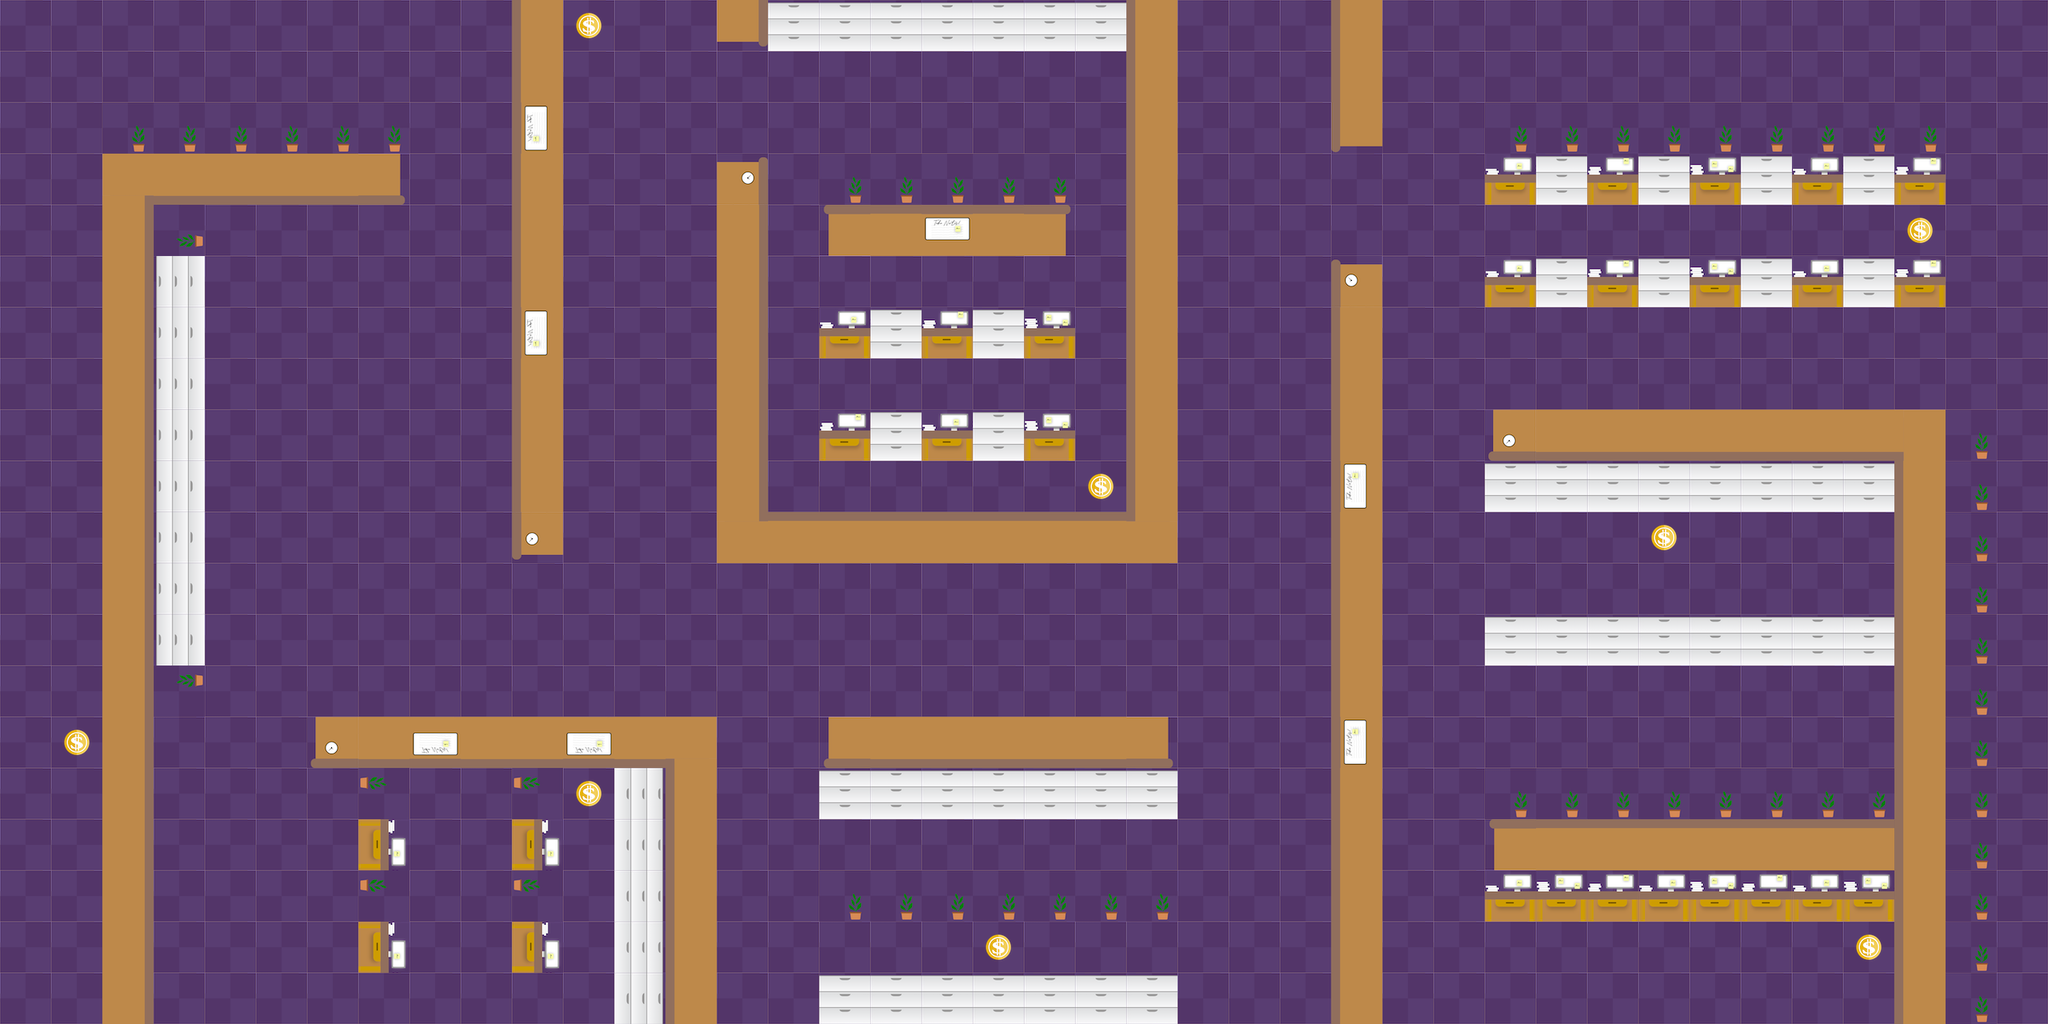

Tiled map render using the project's own tile images. Description and the map definition, with tile-layer contents summarised, below:
An orthogonal 40x20 tile map with 64x64 px tiles, 3 tile layers (backgroundLayer, collideLayer, coinLayer), 4 tilesets and 9 objects (startPoint, endPoint, Boss1, Boss2, Boss3, ...).

<map version="1.4" tiledversion="1.4.3" orientation="orthogonal" renderorder="right-down" width="40" height="20" tilewidth="64" tileheight="64" infinite="0" nextlayerid="7" nextobjectid="15">
 <tileset firstgid="1" name="TileMap1" tilewidth="64" tileheight="64" tilecount="24" columns="6">
  <image source="TileMap1.png" width="384" height="256" />
 </tileset>
 <tileset firstgid="25" name="TileMap2" tilewidth="64" tileheight="64" tilecount="24" columns="6">
  <image source="TileMap2.png" width="384" height="256" />
  <tile id="1">
   <properties>
    <property name="Collide" type="bool" value="true" />
   </properties>
  </tile>
  <tile id="2">
   <properties>
    <property name="Collide" type="bool" value="true" />
   </properties>
  </tile>
  <tile id="3">
   <properties>
    <property name="Collide" type="bool" value="true" />
   </properties>
  </tile>
  <tile id="4">
   <properties>
    <property name="Collide" type="bool" value="false" />
   </properties>
  </tile>
  <tile id="5">
   <properties>
    <property name="Collide" type="bool" value="true" />
   </properties>
  </tile>
  <tile id="7">
   <properties>
    <property name="Collide" type="bool" value="false" />
   </properties>
  </tile>
  <tile id="8">
   <properties>
    <property name="Collide" type="bool" value="false" />
   </properties>
  </tile>
  <tile id="9">
   <properties>
    <property name="Collide" type="bool" value="false" />
   </properties>
  </tile>
  <tile id="11">
   <properties>
    <property name="Collide" type="bool" value="true" />
   </properties>
  </tile>
  <tile id="14">
   <properties>
    <property name="Collide" type="bool" value="false" />
   </properties>
  </tile>
  <tile id="15">
   <properties>
    <property name="Collide" type="bool" value="true" />
   </properties>
  </tile>
  <tile id="16">
   <properties>
    <property name="Collide" type="bool" value="true" />
   </properties>
  </tile>
  <tile id="17">
   <properties>
    <property name="Collide" type="bool" value="true" />
   </properties>
  </tile>
  <tile id="20">
   <properties>
    <property name="Collide" type="bool" value="true" />
   </properties>
  </tile>
  <tile id="21">
   <properties>
    <property name="Collide" type="bool" value="false" />
   </properties>
  </tile>
  <tile id="22">
   <properties>
    <property name="Collide" type="bool" value="true" />
   </properties>
  </tile>
 </tileset>
 <tileset firstgid="49" name="Coin" tilewidth="64" tileheight="64" tilecount="1" columns="1">
  <image source="Coin.png" width="64" height="64" />
  <tile id="0">
   <properties>
    <property name="Coin" type="bool" value="true" />
   </properties>
  </tile>
 </tileset>
 <tileset firstgid="50" name="no" tilewidth="64" tileheight="64" tilecount="1" columns="1">
  <image source="no.png" width="64" height="64" />
  <tile id="0">
   <properties>
    <property name="no" type="bool" value="true" />
   </properties>
  </tile>
 </tileset>
 <layer id="1" name="backgroundLayer" width="40" height="20" locked="1">
  <data>[800 cells, 800 non-empty, 1 distinct tile ids]</data>
 </layer>
 <layer id="2" name="collideLayer" width="40" height="20">
  <data>[800 cells, 274 non-empty, 11 distinct tile ids]</data>
 </layer>
 <layer id="3" name="coinLayer" width="40" height="20">
  <data>[800 cells, 8 non-empty, 1 distinct tile ids]</data>
 </layer>
 <objectgroup id="4" name="Object Layer 1" offsetx="-12.5163" offsety="61.7636">
  <object id="1" name="startPoint" x="60.4458" y="1182.47">
   <point />
  </object>
  <object id="2" name="endPoint" x="2450.21" y="471.161">
   <point />
  </object>
  <object id="7" name="Boss1" x="594.788" y="733.661">
   <point />
  </object>
  <object id="8" name="Boss2" x="870.014" y="63.4761">
   <point />
  </object>
  <object id="9" name="Boss3" x="1634.22" y="200.156">
   <point />
  </object>
  <object id="10" name="Pet1" x="300.716" y="234.593">
   <point />
  </object>
  <object id="12" name="Pet2" x="1377.39" y="1131.82">
   <point />
  </object>
  <object id="13" name="Pet3" x="1774.34" y="1191.63">
   <point />
  </object>
  <object id="14" name="Pet4" x="1314.85" y="38.8346">
   <point />
  </object>
 </objectgroup>
</map>